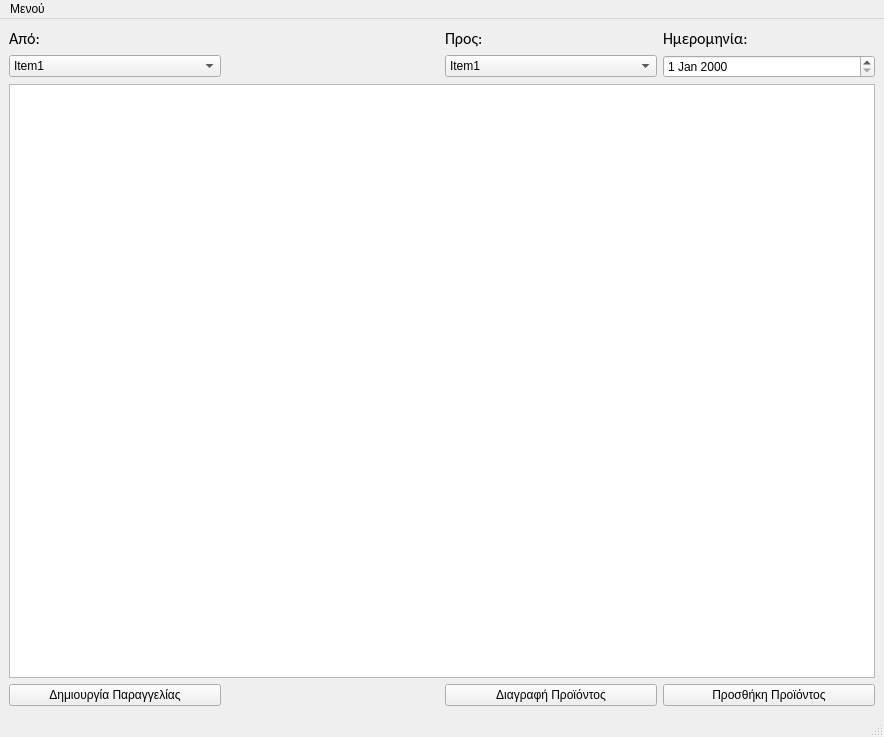
<?xml version="1.0" encoding="UTF-8"?>
<ui version="4.0">
 <class>MainWindow</class>
 <widget class="QMainWindow" name="MainWindow">
  <property name="geometry">
   <rect>
    <x>0</x>
    <y>0</y>
    <width>884</width>
    <height>737</height>
   </rect>
  </property>
  <property name="windowTitle">
   <string>Παραγγελίες</string>
  </property>
  <widget class="QWidget" name="centralwidget">
   <layout class="QGridLayout" name="gridLayout">
    <item row="7" column="0">
     <widget class="QLabel" name="fromLabel">
      <property name="font">
       <font>
        <family>Calibri</family>
        <pointsize>12</pointsize>
       </font>
      </property>
      <property name="text">
       <string>Από:</string>
      </property>
     </widget>
    </item>
    <item row="11" column="3">
     <widget class="QPushButton" name="addItem">
      <property name="text">
       <string>Προσθήκη Προϊόντος</string>
      </property>
     </widget>
    </item>
    <item row="7" column="2">
     <widget class="QLabel" name="toLabel">
      <property name="font">
       <font>
        <family>Calibri</family>
        <pointsize>12</pointsize>
       </font>
      </property>
      <property name="text">
       <string>Προς:</string>
      </property>
     </widget>
    </item>
    <item row="8" column="3">
     <widget class="QDateEdit" name="dateEdit"/>
    </item>
    <item row="11" column="2">
     <widget class="QPushButton" name="deleteProduct">
      <property name="text">
       <string>Διαγραφή Προϊόντος</string>
      </property>
     </widget>
    </item>
    <item row="8" column="2">
     <widget class="QComboBox" name="toSelector">
      <item>
       <property name="text">
        <string>Item1</string>
       </property>
      </item>
      <item>
       <property name="text">
        <string>Item2</string>
       </property>
      </item>
      <item>
       <property name="text">
        <string>Item3</string>
       </property>
      </item>
      <item>
       <property name="text">
        <string>item4</string>
       </property>
      </item>
      <item>
       <property name="text">
        <string>item5</string>
       </property>
      </item>
     </widget>
    </item>
    <item row="11" column="0">
     <widget class="QPushButton" name="createOrder">
      <property name="text">
       <string>Δημιουργία Παραγγελίας</string>
      </property>
     </widget>
    </item>
    <item row="7" column="3">
     <widget class="QLabel" name="date">
      <property name="font">
       <font>
        <family>Calibri</family>
        <pointsize>12</pointsize>
       </font>
      </property>
      <property name="text">
       <string>Ημερομηνία:</string>
      </property>
     </widget>
    </item>
    <item row="8" column="0">
     <widget class="QComboBox" name="fromSelector">
      <item>
       <property name="text">
        <string>Item1</string>
       </property>
      </item>
      <item>
       <property name="text">
        <string>Item2</string>
       </property>
      </item>
      <item>
       <property name="text">
        <string>Item3</string>
       </property>
      </item>
      <item>
       <property name="text">
        <string>item4</string>
       </property>
      </item>
      <item>
       <property name="text">
        <string>item5</string>
       </property>
      </item>
     </widget>
    </item>
    <item row="10" column="0" colspan="4">
     <widget class="QTableWidget" name="orderView">
      <property name="focusPolicy">
       <enum>Qt::WheelFocus</enum>
      </property>
      <property name="sizeAdjustPolicy">
       <enum>QAbstractScrollArea::AdjustToContents</enum>
      </property>
      <property name="rowCount">
       <number>0</number>
      </property>
      <property name="columnCount">
       <number>0</number>
      </property>
      <attribute name="horizontalHeaderHighlightSections">
       <bool>false</bool>
      </attribute>
      <attribute name="horizontalHeaderShowSortIndicator" stdset="0">
       <bool>false</bool>
      </attribute>
      <attribute name="horizontalHeaderStretchLastSection">
       <bool>true</bool>
      </attribute>
      <attribute name="verticalHeaderStretchLastSection">
       <bool>false</bool>
      </attribute>
     </widget>
    </item>
   </layout>
  </widget>
  <widget class="QMenuBar" name="menubar">
   <property name="geometry">
    <rect>
     <x>0</x>
     <y>0</y>
     <width>884</width>
     <height>21</height>
    </rect>
   </property>
   <widget class="QMenu" name="menu">
    <property name="title">
     <string>Μενού</string>
    </property>
    <widget class="QMenu" name="administrator">
     <property name="title">
      <string>Διαχειριστής</string>
     </property>
     <addaction name="changeProducts"/>
    </widget>
    <addaction name="administrator"/>
   </widget>
   <addaction name="menu"/>
  </widget>
  <widget class="QStatusBar" name="statusbar"/>
  <action name="changeProducts">
   <property name="text">
    <string>Αλλαγή Προϊόντων</string>
   </property>
  </action>
  <action name="action_4">
   <property name="text">
    <string>Αλλαγή Κωδικού</string>
   </property>
  </action>
  <action name="exit">
   <property name="text">
    <string>Έξοδος</string>
   </property>
  </action>
 </widget>
 <tabstops>
  <tabstop>orderView</tabstop>
 </tabstops>
 <resources/>
 <connections/>
</ui>
